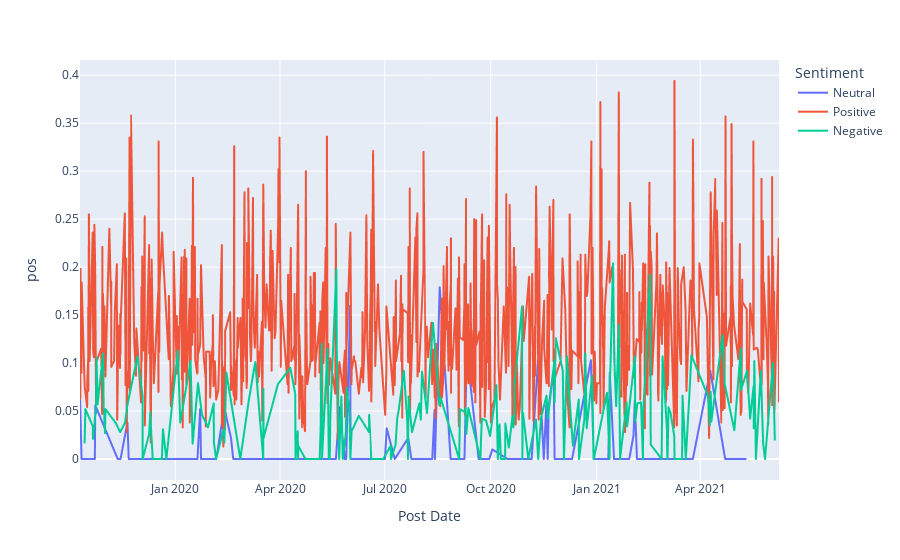

Here is the notebook cell this chart was saved with:
### Code cell
fig = px.line(df2, x='Post Date', y='pos', color='Sentiment')
fig.write_html("Sentiment.html")
fig.show()
